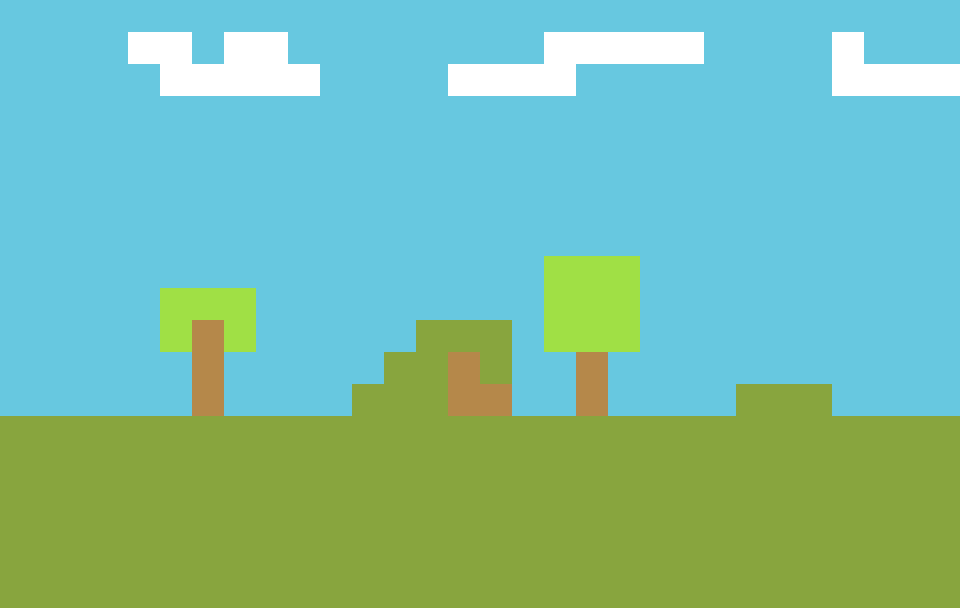

A level layout from a 2D game, rendered from its tile map. Below: a short description, then the map file with tile-grid data replaced by summaries:
An orthogonal 30x19 tile map with 32x32 px tiles, 3 tile layers (background, backdrop, ground) and 6 objects.

<map version="1.0" orientation="orthogonal" width="30" height="19" tilewidth="32" tileheight="32">
 <properties>
  <property name="behaviors" value="" />
  <property name="endx" value="29" />
  <property name="endy" value="12" />
  <property name="startx" value="0" />
  <property name="starty" value="12" />
 </properties>
 <tileset firstgid="1" name="tiles" tilewidth="32" tileheight="32">
  <image source="../gfx/tiles.png" width="160" height="160" />
 </tileset>
 <layer name="background" width="30" height="19">
  <data>[570 cells, 540 non-empty, 2 distinct tile ids]</data>
 </layer>
 <layer name="backdrop" width="30" height="19">
  <data>[570 cells, 45 non-empty, 3 distinct tile ids]</data>
 </layer>
 <layer name="ground" width="30" height="19">
  <data>[570 cells, 41 non-empty, 1 distinct tile ids]</data>
 </layer>
 <objectgroup name="instructions" width="30" height="19">
  <object gid="1" x="52" y="385">
   <properties>
    <property name="text" value="Is that something to drink ?" />
   </properties>
  </object>
  <object gid="1" x="480" y="307">
   <properties>
    <property name="text" value="There is probably a way to get into that cave..." />
   </properties>
  </object>
  <object gid="1" x="673" y="376">
   <properties>
    <property name="text" value="I'll deal with this later." />
   </properties>
  </object>
 </objectgroup>
 <objectgroup name="items" width="30" height="19">
  <object gid="8" x="224" y="416">
   <properties>
    <property name="behavior" value="jump" />
    <property name="color" value="blue" />
    <property name="instruction" value="Press UP or W to jump" />
   </properties>
  </object>
  <object gid="6" x="449" y="402" />
 </objectgroup>
 <objectgroup name="blocks" width="30" height="19">
  <object gid="1" x="480" y="416" />
 </objectgroup>
</map>
